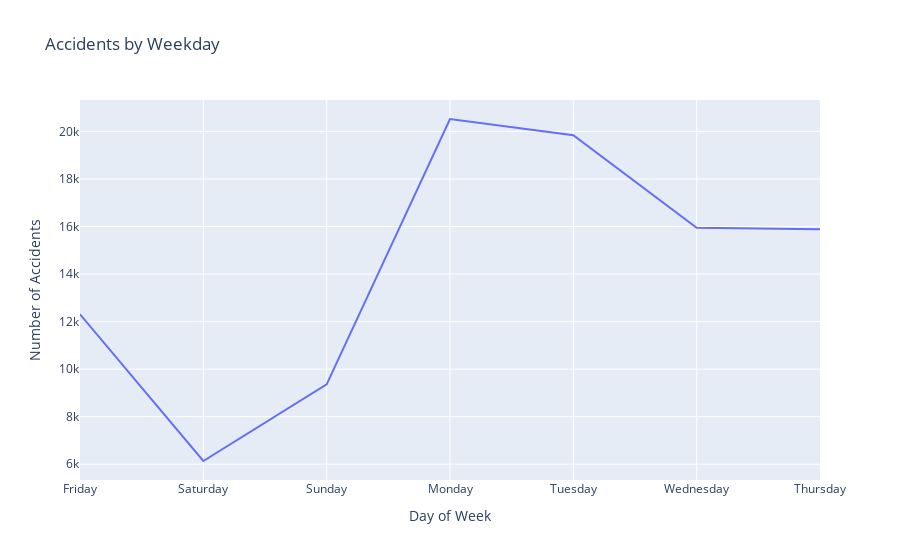

This figure's notebook cell:
### Code cell
week_order = [
    "Friday",
    "Saturday",
    "Sunday",
    "Monday",
    "Tuesday",
    "Wednesday",
    "Thursday",
]

weekday_counts = (
    df_slice["Start_DayofWeek"].value_counts().reindex(week_order).reset_index()
)
weekday_counts.columns = ["Day", "Count"]

fig = px.line(
    weekday_counts,
    x="Day",
    y="Count",
    title="Accidents by Weekday",
    labels={"Day": "Day of Week", "Count": "Number of Accidents"},
)
fig.show()

### Figure 1 — Plotly figure (JSON) as saved in the notebook; plotly's stock layout.template omitted (floating-point values rounded to 4 significant figures)
{"data": [{"hovertemplate": "Day of Week=%{x}<br>Number of Accidents=%{y}<extra></extra>", "legendgroup": "", "line": {"color": "#636efa", "dash": "solid"}, "marker": {"symbol": "circle"}, "mode": "lines", "name": "", "orientation": "v", "showlegend": false, "type": "scatter", "x": ["Friday", "Saturday", "Sunday", "Monday", "Tuesday", "Wednesday", "Thursday"], "xaxis": "x", "y": [12308, 6134, 9357, 20524, 19845, 15950, 15882], "yaxis": "y"}], "layout": {"legend": {"tracegroupgap": 0}, "title": {"text": "Accidents by Weekday"}, "xaxis": {"anchor": "y", "domain": [0, 1], "title": {"text": "Day of Week"}}, "yaxis": {"anchor": "x", "domain": [0, 1], "title": {"text": "Number of Accidents"}}}}
